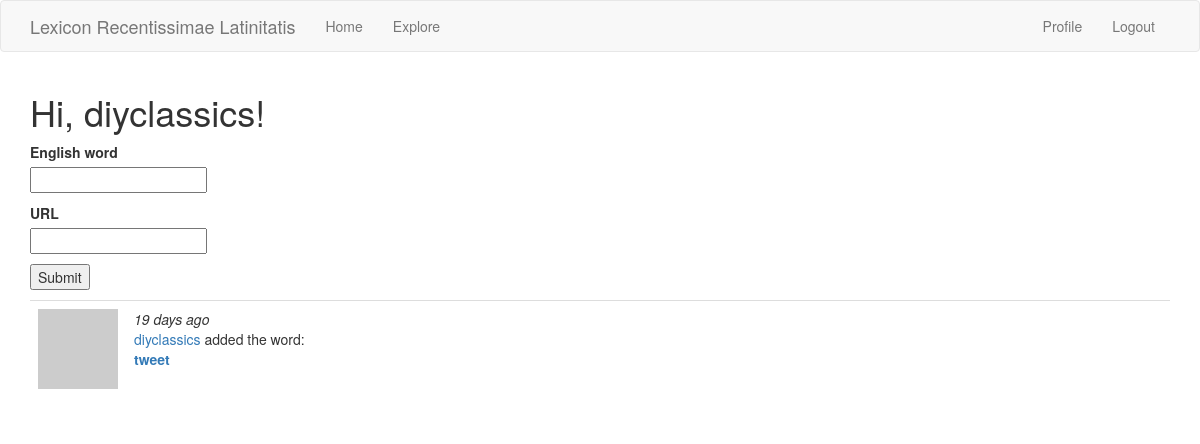
The page /index (signed in) on the database as committed earlier.
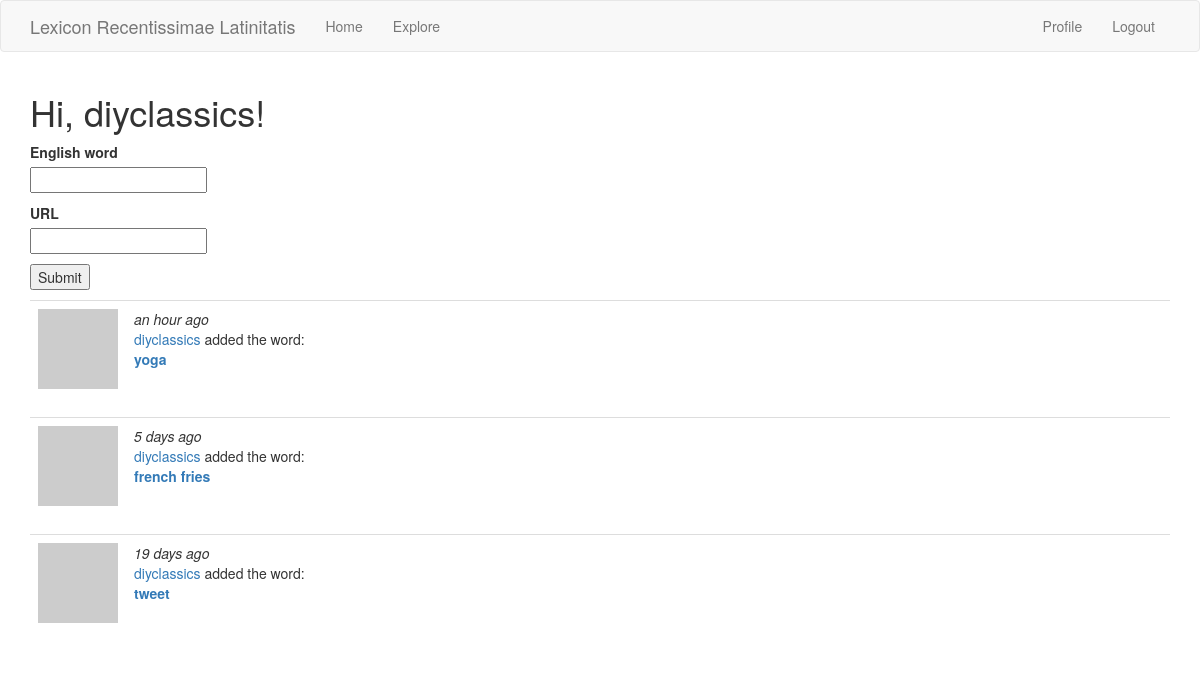
The same page on the database as committed later.
### app/models.py (models this page shows, shortened)
class User(UserMixin, db.Model):
    id = db.Column(db.Integer, primary_key=True)
    username = db.Column(db.String(64), index=True, unique=True)
    email = db.Column(db.String(120), index=True, unique=True)
    password_hash = db.Column(db.String(128))
    posts = db.relationship('Entry', backref='author', lazy='dynamic')
    about_me = db.Column(db.String(140))
    last_seen = db.Column(db.DateTime, default=datetime.utcnow)
    def avatar(self, size):
        digest = md5(self.email.lower().encode('utf-8')).hexdigest()
        return 'https://www.gravatar.com/avatar/{}?d=identicon&s={}'.format(
            digest, size)
    def submitted_entries(self):
        submitted = Entry.query.filter_by(user_id=self.id)
        return submitted.order_by(Entry.timestamp.desc())

class Entry(db.Model):
    id = db.Column(db.Integer, primary_key=True)
    definitions = db.relationship('Definitions', backref='entry', lazy='dynamic')
    url = db.Column(db.String)
    english_word = db.Column(db.String, index=True, unique=True)
    latin_top_choice = db.Column(db.String, index=True)
    tweet_id = db.Column(db.String, index=True)
    username = db.Column(db.String)
    body = db.Column(db.String(140))
    tweet_date = db.Column(db.DateTime)
    timestamp = db.Column(db.DateTime, index=True, default=datetime.utcnow)
    user_id = db.Column(db.Integer, db.ForeignKey('user.id'))

### app/routes.py (the view, shortened to what this page needs)
@app.route('/', methods=['GET', 'POST'])
@app.route('/index', methods=['GET', 'POST'])
@login_required
def index():
    form = EntryForm()
    entries = current_user.submitted_entries().all()
    return render_template("index.html", title='Home Page', form=form,
                           entries=entries)

### app/forms.py
class EntryForm(FlaskForm):
    english_word = StringField('English word', validators=[
        DataRequired(), Length(min=1, max=140)])
    url = StringField('URL', validators=[
        DataRequired(), Length(min=1, max=140)])
    submit = SubmitField('Submit')

### app/models.py (called while the page is built)
@login.user_loader
def load_user(id):
    return User.query.get(int(id))

### app/routes.py (called while the page is built)
@app.before_request
def before_request():
    if current_user.is_authenticated:
        current_user.last_seen = datetime.utcnow()
        db.session.commit()

### app/templates/index.html (shortened to what this page needs)
{% extends "base.html" %}
{% block app_content %}
    {% if form %}
    <h1>Hi, {{ current_user.username }}!</h1>
    <form action="" method="post">
        <p>
            {{ form.english_word.label }}<br>
            {{ form.english_word(cols=32, rows=4) }}<br>
        </p>
        <p>
            {{ form.url.label }}<br>
            {{ form.url(cols=32, rows=4) }}<br>
        </p>
        <p>{{ form.submit() }}</p>
    </form>
    {% endif %}
    {% for entry in entries %}
      {% include '_post.html' %}
    {% endfor %}
{% endblock %}

### app/templates/base.html (shortened to what this page needs)
{% extends 'bootstrap/base.html' %}
{% block navbar %}
    <nav class="navbar navbar-default">
        <div class="container">
            <div class="navbar-header">
                <a class="navbar-brand" href="{{ url_for('index') }}">Lexicon Recentissimae Latinitatis</a>
            </div>
            <div class="collapse navbar-collapse" id="bs-example-navbar-collapse-1">
                <ul class="nav navbar-nav">
                    <li><a href="{{ url_for('index') }}">Home</a></li>
                    <li><a href="{{ url_for('explore') }}">Explore</a></li>
                </ul>
                <ul class="nav navbar-nav navbar-right">
                    {% if current_user.is_anonymous %}
                    <li><a href="{{ url_for('login') }}">Login</a></li>
                    {% else %}
                    <li><a href="{{ url_for('user', username=current_user.username) }}">Profile</a></li>
                    <li><a href="{{ url_for('logout') }}">Logout</a></li>
                    {% endif %}
                </ul>
            </div>
        </div>
    </nav>
{% endblock %}
{% block content %}
    <div class="container">
        {% block app_content %}{% endblock %}
    </div>
{% endblock %}

### app/templates/_post.html
<table class="table table-hover">
    <tr>
        <td width="70px">
            <a href="{{ url_for('user', username=entry.author.username) }}">
                <img src="{{ entry.author.avatar(70) }}" />
            </a>
        </td>
        <td>
            <i>{{ moment(entry.timestamp).fromNow() }}</i>
            <br>
            <a href="{{ url_for('user', username=entry.author.username) }}">
                {{ entry.author.username }}
            </a>
            added the word:
            <br>
            <b><a href="{{ url_for('entry', english_word=entry.english_word) }}">
              {{ entry.english_word }}
            </a></b>
        </td>
    </tr>
</table>

Rows that differ between the two databases and show on the page:
added Entry: timestamp "an hour ago", author.username "diyclassics", english_word "yoga"
added Entry: timestamp "5 days ago", author.username "diyclassics", english_word "french fries"
